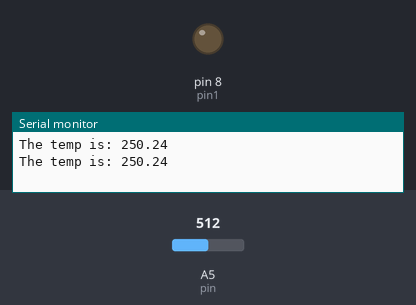
Recording of a sketch running on a simulated Arduino Uno, built with avr-gcc and run on an emulated ATmega328P. Shown: output pins drawn as LEDs (lit = HIGH), the last lines printed to the serial monitor. The inputs (shaded band) are chosen by the test bench; at power-on: A5 (pin) = 512.

Above: at 1.8 s.
1.9 s: A5 (pin) set to 59
4.2 s: A5 (pin) set to 49
At 6.5 s:
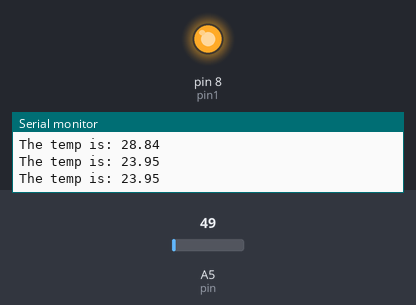
7.5 s: A5 (pin) set to 122
At 10.0 s:
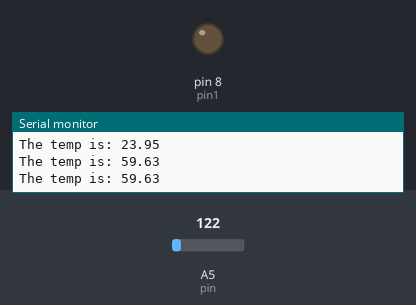
10.5 s: A5 (pin) set to 16
At 12.4 s:
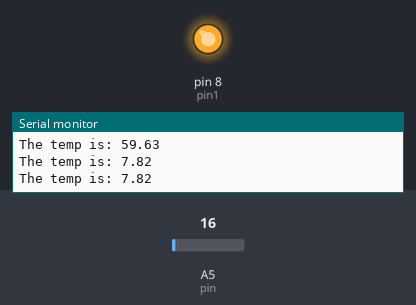
Timing chart, 0 to 13.9 s (numbered marks = the images above; inputs shaded):
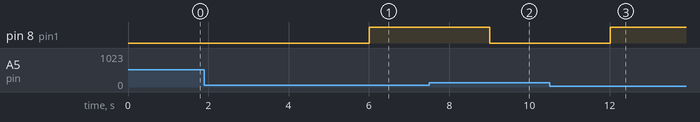

Measured:
- the behaviour switches between 54 and 53 on A5 (pin) (found by bisection; images 0 and 1)
- after the input at 4.2 s, pin 8 (pin1): LOW → HIGH after 1.8 s
- after the input at 7.5 s, pin 8 (pin1): HIGH → LOW after 1.5 s
- after the input at 10.5 s, pin 8 (pin1): LOW → HIGH after 1.5 s

The sketch:

tempretures.ino
```cpp
#define pin A5
#define pin1 8
void setup() {
  // put your setup code here, to run once:
  Serial.begin(9600);
  pinMode(pin, INPUT);
  pinMode(pin1, OUTPUT);


}

void loop() {
  // put your main code here, to run repeatedly:
  int tempRead = analogRead(pin);
  float voltage = ((tempRead / 1023.0)*5);
  float temp = (voltage * 1000)/10.0;
  Serial.print("The temp is: ");
  Serial.println( temp);
  delay(1000);
  if (temp > 26.0 ) {
    digitalWrite(pin1, LOW);

  } else {
    digitalWrite(pin1, HIGH);
  }
}
```
